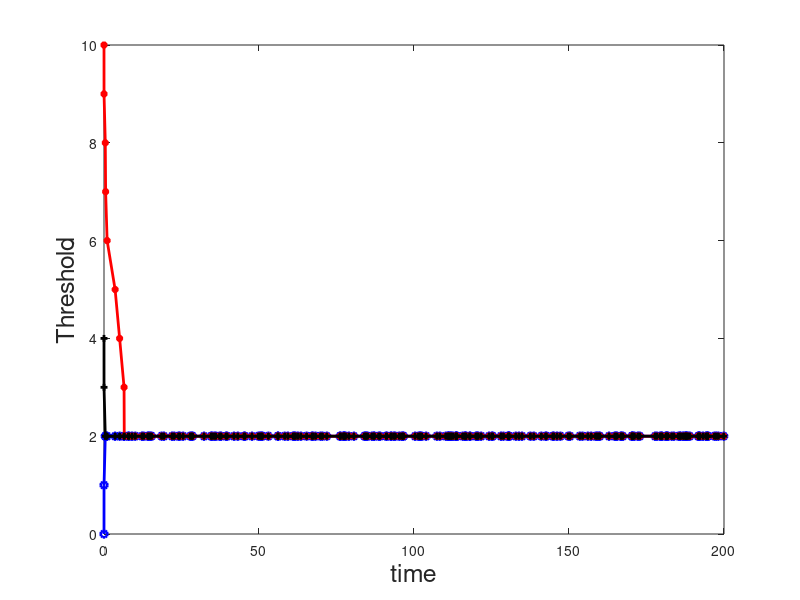

Here is the MATLAB script that generated this plot: (Note: this script raises an error after producing the figure.)
clear
T = 1e6; % simulation time
lambda = 6;%0 : 0.1 : 1.8; %arrival rate
% lambda = 0 : 0.1 : 1.9; there is a bug under this setup
mu = 4; % local service rate
B = 0:100;
rho = lambda/ mu;

TheoryAvgQ = zeros(length(B), 1);
TheoryPi_B =  zeros(length(B), 1);

for i =  1 : length(B)
    if lambda ~= mu
        TheoryAvgQ(i) = (B(i) + 1)/(rho^(B(i)+1) - 1) + B(i) + 1/(1 - rho);
        TheoryPi_B(i) = (rho^B(i) - rho^(B(i)+1))/(1 - rho^(B(i)+1));
    else
        TheoryAvgQ(i) = B(i) / 2;
        TheoryPi_B(i) = 1 / (B(i) + 1);
    end
end

N = 3;
t = 0;
count = 0;
B_user = [0, 10, 4];%randi([0, 100], 1, N);
T = 200;
k = 20;
c = 10;
windows_size =  1;
while t < T
    time(count+1) = t;
    index1 = B_user(1) + 1;
    index2 = B_user(2) + 1;
    index3 = B_user(3) + 1;
    sum_pi =  TheoryPi_B(index1) + TheoryPi_B(index2) + TheoryPi_B(index3);
    for n = 1: N
        B_track(count+1,n) = B_user(n);
        index = B_user(n) + 1; % index of user n
        cost = TheoryAvgQ(index)/lambda + k * ( (lambda * sum_pi)/ (N * c))^2 * TheoryPi_B(index);
        cost_track(count+1,n) = cost;
        cost_plus = TheoryAvgQ(index+windows_size)/lambda + k * ( (lambda * (sum_pi)) / (N * c))^2 * TheoryPi_B(index+windows_size);
        if cost > cost_plus
            B_user(n) = B_user(n) + 1;
        else
            if index > windows_size
                cost_minus = TheoryAvgQ(index-windows_size)/lambda + k * ( (lambda * (sum_pi))/ (N * c))^2 * TheoryPi_B(index-windows_size);
                if cost > cost_minus
                    B_user(n) = B_user(n) - 1;
                end
            end
        end
%         if index > windows_size
%             cost_minus = TheoryAvgQ(index-windows_size)/lambda + k * ( (lambda * (sum_pi - TheoryPi_B(index) + TheoryPi_B(index-windows_size) ))/ (N * c))^2 * TheoryPi_B(index-windows_size);
%             if cost_plus < cost
%                 B_user(n) = B_user(n) + 1;
%             else
%                 if cost_minus < cost
%                     B_user(n) = B_user(n) - 1;
%                 end
%             end
%         else
%             if cost > cost_plus
%                 B_user(n) = B_user(n) + 1;
%             end
%         end
    end
    t = t + exprnd(1);
    count = count + 1;
end

figure(2)
plot(time,B_track(:,1), 'b-o','LineWidth',2,'MarkerSize',5)
hold on
plot(time,B_track(:,2), 'r-*','LineWidth',2,'MarkerSize',5)
plot(time,B_track(:,3), 'k-+','LineWidth',2,'MarkerSize',5)
xlabel('time','FontSize', 18)
ylabel('Threshold','FontSize', 18)
title('\rho = ' + string(rho) + ', c = ' + string(c) ...
    + ', \lambda = ' + string(lambda) + ', k = ' + string(k) , 'FontSize', 18)
legend({'user 1', 'user 2', 'user 3'}, 'FontSize', 18)
% set(gca,'FontSize',18)
grid on
